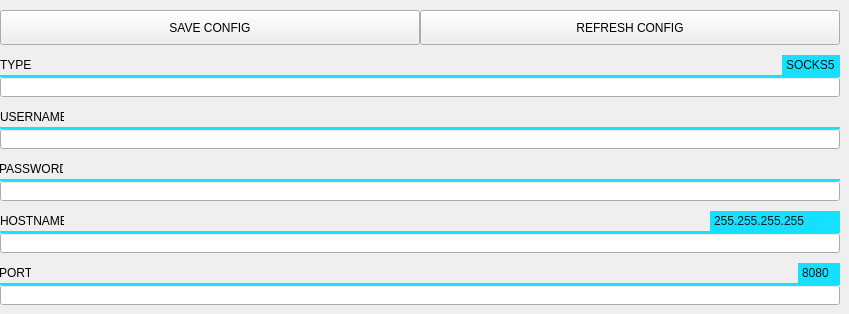
   <widget class="QWidget" name="proxy">
    <attribute name="title">
     <string>PROXY</string>
    </attribute>
    <widget class="QPushButton" name="proxy_save_config">
     <property name="geometry">
      <rect>
       <x>0</x>
       <y>10</y>
       <width>420</width>
       <height>35</height>
      </rect>
     </property>
     <property name="styleSheet">
      <string notr="true">border-right: 2px solid #0a0a0a;</string>
     </property>
     <property name="text">
      <string>SAVE CONFIG</string>
     </property>
    </widget>
    <widget class="QPushButton" name="proxy_refresh_config">
     <property name="geometry">
      <rect>
       <x>420</x>
       <y>10</y>
       <width>420</width>
       <height>35</height>
      </rect>
     </property>
     <property name="styleSheet">
      <string notr="true"/>
     </property>
     <property name="text">
      <string>REFRESH CONFIG</string>
     </property>
    </widget>
    <widget class="QWidget" name="proxy_type" native="true">
     <property name="geometry">
      <rect>
       <x>0</x>
       <y>55</y>
       <width>840</width>
       <height>42</height>
      </rect>
     </property>
     <widget class="QLineEdit" name="proxy_type_lineEdit">
      <property name="geometry">
       <rect>
        <x>0</x>
        <y>22</y>
        <width>840</width>
        <height>20</height>
       </rect>
      </property>
     </widget>
     <widget class="QLabel" name="proxy_type_title">
      <property name="geometry">
       <rect>
        <x>0</x>
        <y>1</y>
        <width>32</width>
        <height>18</height>
       </rect>
      </property>
      <property name="styleSheet">
       <string notr="true"/>
      </property>
      <property name="text">
       <string>TYPE</string>
      </property>
     </widget>
     <widget class="QLabel" name="proxy_type_devider">
      <property name="geometry">
       <rect>
        <x>0</x>
        <y>20</y>
        <width>840</width>
        <height>2</height>
       </rect>
      </property>
      <property name="styleSheet">
       <string notr="true">background-color: #16e0ff;</string>
      </property>
      <property name="text">
       <string/>
      </property>
     </widget>
     <widget class="QLabel" name="proxy_type_eg">
      <property name="geometry">
       <rect>
        <x>782</x>
        <y>0</y>
        <width>58</width>
        <height>20</height>
       </rect>
      </property>
      <property name="styleSheet">
       <string notr="true">background-color: #16e0ff;
color: #111111;
padding: 1px;
</string>
      </property>
      <property name="text">
       <string>SOCKS5</string>
      </property>
     </widget>
    </widget>
    <widget class="QWidget" name="proxy_username" native="true">
     <property name="geometry">
      <rect>
       <x>0</x>
       <y>107</y>
       <width>840</width>
       <height>42</height>
      </rect>
     </property>
     <widget class="QLineEdit" name="proxy_username_lineEdit">
      <property name="geometry">
       <rect>
        <x>0</x>
        <y>22</y>
        <width>840</width>
        <height>20</height>
       </rect>
      </property>
     </widget>
     <widget class="QLabel" name="proxy_username_title">
      <property name="geometry">
       <rect>
        <x>0</x>
        <y>1</y>
        <width>64</width>
        <height>18</height>
       </rect>
      </property>
      <property name="styleSheet">
       <string notr="true"/>
      </property>
      <property name="text">
       <string>USERNAME</string>
      </property>
     </widget>
     <widget class="QLabel" name="proxy_username_devider">
      <property name="geometry">
       <rect>
        <x>0</x>
        <y>20</y>
        <width>840</width>
        <height>2</height>
       </rect>
      </property>
      <property name="styleSheet">
       <string notr="true">background-color: #16e0ff;</string>
      </property>
      <property name="text">
       <string/>
      </property>
     </widget>
    </widget>
    <widget class="QWidget" name="proxy_password" native="true">
     <property name="geometry">
      <rect>
       <x>0</x>
       <y>159</y>
       <width>840</width>
       <height>42</height>
      </rect>
     </property>
     <widget class="QLineEdit" name="proxy_password_lineEdit">
      <property name="geometry">
       <rect>
        <x>0</x>
        <y>22</y>
        <width>840</width>
        <height>20</height>
       </rect>
      </property>
     </widget>
     <widget class="QLabel" name="proxy_password_title">
      <property name="geometry">
       <rect>
        <x>-1</x>
        <y>1</y>
        <width>64</width>
        <height>18</height>
       </rect>
      </property>
      <property name="styleSheet">
       <string notr="true"/>
      </property>
      <property name="text">
       <string>PASSWORD</string>
      </property>
     </widget>
     <widget class="QLabel" name="proxy_password_devider">
      <property name="geometry">
       <rect>
        <x>0</x>
        <y>20</y>
        <width>840</width>
        <height>2</height>
       </rect>
      </property>
      <property name="styleSheet">
       <string notr="true">background-color: #16e0ff;</string>
      </property>
      <property name="text">
       <string/>
      </property>
     </widget>
    </widget>
    <widget class="QWidget" name="proxy_hostname" native="true">
     <property name="geometry">
      <rect>
       <x>0</x>
       <y>211</y>
       <width>840</width>
       <height>42</height>
      </rect>
     </property>
     <widget class="QLineEdit" name="proxy_hostname_lineEdit">
      <property name="geometry">
       <rect>
        <x>0</x>
        <y>22</y>
        <width>840</width>
        <height>20</height>
       </rect>
      </property>
     </widget>
     <widget class="QLabel" name="proxy_hostname_title">
      <property name="geometry">
       <rect>
        <x>0</x>
        <y>1</y>
        <width>64</width>
        <height>18</height>
       </rect>
      </property>
      <property name="styleSheet">
       <string notr="true"/>
      </property>
      <property name="text">
       <string>HOSTNAME</string>
      </property>
     </widget>
     <widget class="QLabel" name="proxy_hostname_devider">
      <property name="geometry">
       <rect>
        <x>0</x>
        <y>20</y>
        <width>840</width>
        <height>2</height>
       </rect>
      </property>
      <property name="styleSheet">
       <string notr="true">background-color: #16e0ff;</string>
      </property>
      <property name="text">
       <string/>
      </property>
     </widget>
     <widget class="QLabel" name="proxy_hostname_eg">
      <property name="geometry">
       <rect>
        <x>710</x>
        <y>0</y>
        <width>130</width>
        <height>20</height>
       </rect>
      </property>
      <property name="styleSheet">
       <string notr="true">background-color: #16e0ff;
color: #111111;
padding: 1px;
</string>
      </property>
      <property name="text">
       <string>255.255.255.255</string>
      </property>
     </widget>
    </widget>
    <widget class="QWidget" name="proxy_port" native="true">
     <property name="geometry">
      <rect>
       <x>0</x>
       <y>263</y>
       <width>840</width>
       <height>42</height>
      </rect>
     </property>
     <widget class="QLineEdit" name="proxy_port_lineEdit">
      <property name="geometry">
       <rect>
        <x>0</x>
        <y>22</y>
        <width>840</width>
        <height>20</height>
       </rect>
      </property>
     </widget>
     <widget class="QLabel" name="proxy_port_title">
      <property name="geometry">
       <rect>
        <x>-1</x>
        <y>1</y>
        <width>32</width>
        <height>18</height>
       </rect>
      </property>
      <property name="styleSheet">
       <string notr="true"/>
      </property>
      <property name="text">
       <string>PORT</string>
      </property>
     </widget>
     <widget class="QLabel" name="proxy_port_devider">
      <property name="geometry">
       <rect>
        <x>0</x>
        <y>20</y>
        <width>840</width>
        <height>2</height>
       </rect>
      </property>
      <property name="styleSheet">
       <string notr="true">background-color: #16e0ff;</string>
      </property>
      <property name="text">
       <string/>
      </property>
     </widget>
     <widget class="QLabel" name="proxy_port_eg">
      <property name="geometry">
       <rect>
        <x>798</x>
        <y>0</y>
        <width>42</width>
        <height>20</height>
       </rect>
      </property>
      <property name="styleSheet">
       <string notr="true">background-color: #16e0ff;
color: #111111;
padding: 1px;
</string>
      </property>
      <property name="text">
       <string>8080</string>
      </property>
     </widget>
    </widget>
   </widget>
